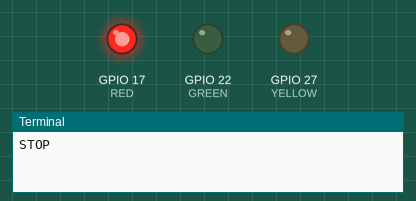
This program was run on a simulated Raspberry Pi (BCM pin numbers). On the bench: output pins drawn as LEDs (lit = HIGH), the last lines printed to the terminal.

Above: at 2.5 s.
At 6.0 s:
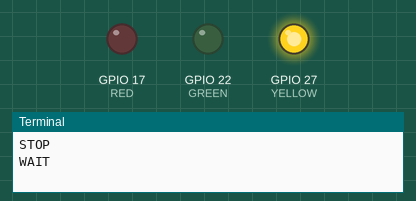
At 9.5 s:
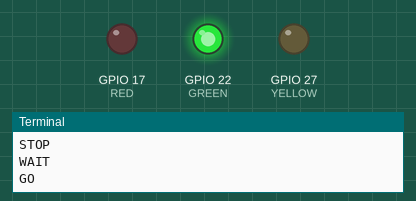
Timing chart, 0 to 15.6 s (numbered marks = the images above):
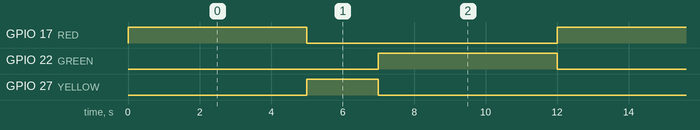

The program:

traffic_light_system.py
```python
# File: traffic_light_system.py
# Raspberry Pi Traffic Light Project

import RPi.GPIO as GPIO
import time

RED = 17
YELLOW = 27
GREEN = 22

GPIO.setmode(GPIO.BCM)
GPIO.setup(RED, GPIO.OUT)
GPIO.setup(YELLOW, GPIO.OUT)
GPIO.setup(GREEN, GPIO.OUT)

try:
    while True:
        # RED ON
        GPIO.output(RED, 1)
        GPIO.output(YELLOW, 0)
        GPIO.output(GREEN, 0)
        print("STOP")
        time.sleep(5)

        # YELLOW ON
        GPIO.output(RED, 0)
        GPIO.output(YELLOW, 1)
        GPIO.output(GREEN, 0)
        print("WAIT")
        time.sleep(2)

        # GREEN ON
        GPIO.output(RED, 0)
        GPIO.output(YELLOW, 0)
        GPIO.output(GREEN, 1)
        print("GO")
        time.sleep(5)

except KeyboardInterrupt:
    GPIO.cleanup()
```

Measured:
- by itself, GPIO 17 (RED), GPIO 22 (GREEN): alternates HIGH for 5.0 s and LOW for 7.0 s
- by itself, GPIO 27 (YELLOW): alternates HIGH for 2.0 s and LOW for 10.0 s
- by itself, everything shown: repeats every 12.0 s, in 3 steps
